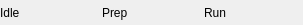
<?xml version="1.0" encoding="UTF-8"?>
<ui version="4.0">
 <class>GuideStateWidget</class>
 <widget class="QWidget" name="GuideStateWidget">
  <property name="geometry">
   <rect>
    <x>0</x>
    <y>0</y>
    <width>303</width>
    <height>25</height>
   </rect>
  </property>
  <layout class="QHBoxLayout" name="guideStateLayout" stretch="0,0,0">
   <property name="spacing">
    <number>3</number>
   </property>
   <property name="leftMargin">
    <number>0</number>
   </property>
   <property name="topMargin">
    <number>0</number>
   </property>
   <property name="rightMargin">
    <number>0</number>
   </property>
   <property name="bottomMargin">
    <number>0</number>
   </property>
   <item>
    <widget class="QLabel" name="idlingStateLabel">
     <property name="sizePolicy">
      <sizepolicy hsizetype="Preferred" vsizetype="Preferred">
       <horstretch>1</horstretch>
       <verstretch>0</verstretch>
      </sizepolicy>
     </property>
     <property name="text">
      <string>Idle</string>
     </property>
    </widget>
   </item>
   <item>
    <widget class="QLabel" name="preparingStateLabel">
     <property name="sizePolicy">
      <sizepolicy hsizetype="Preferred" vsizetype="Preferred">
       <horstretch>1</horstretch>
       <verstretch>0</verstretch>
      </sizepolicy>
     </property>
     <property name="text">
      <string>Prep</string>
     </property>
    </widget>
   </item>
   <item>
    <widget class="QLabel" name="runningStateLabel">
     <property name="sizePolicy">
      <sizepolicy hsizetype="Preferred" vsizetype="Preferred">
       <horstretch>1</horstretch>
       <verstretch>0</verstretch>
      </sizepolicy>
     </property>
     <property name="text">
      <string>Run</string>
     </property>
    </widget>
   </item>
  </layout>
 </widget>
 <resources/>
 <connections/>
</ui>
